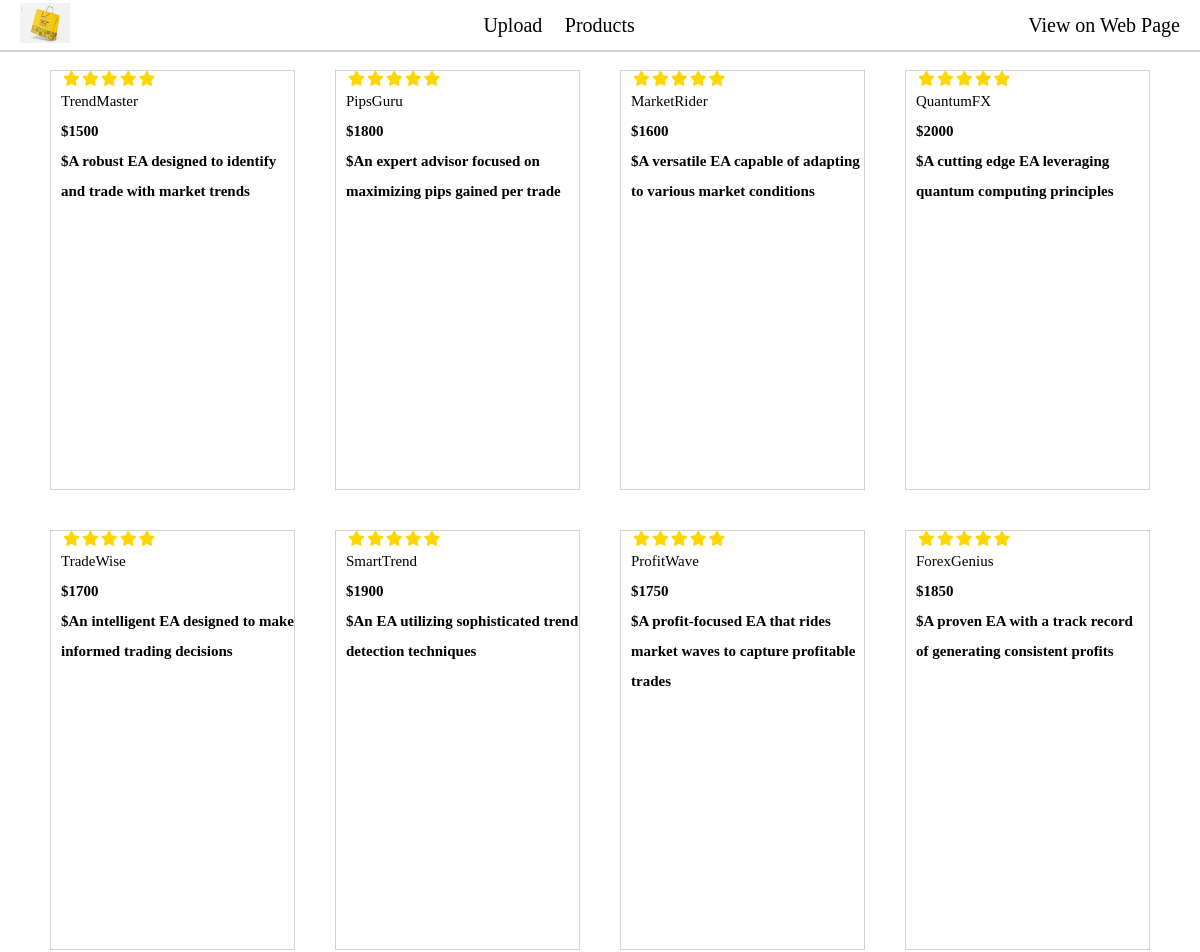
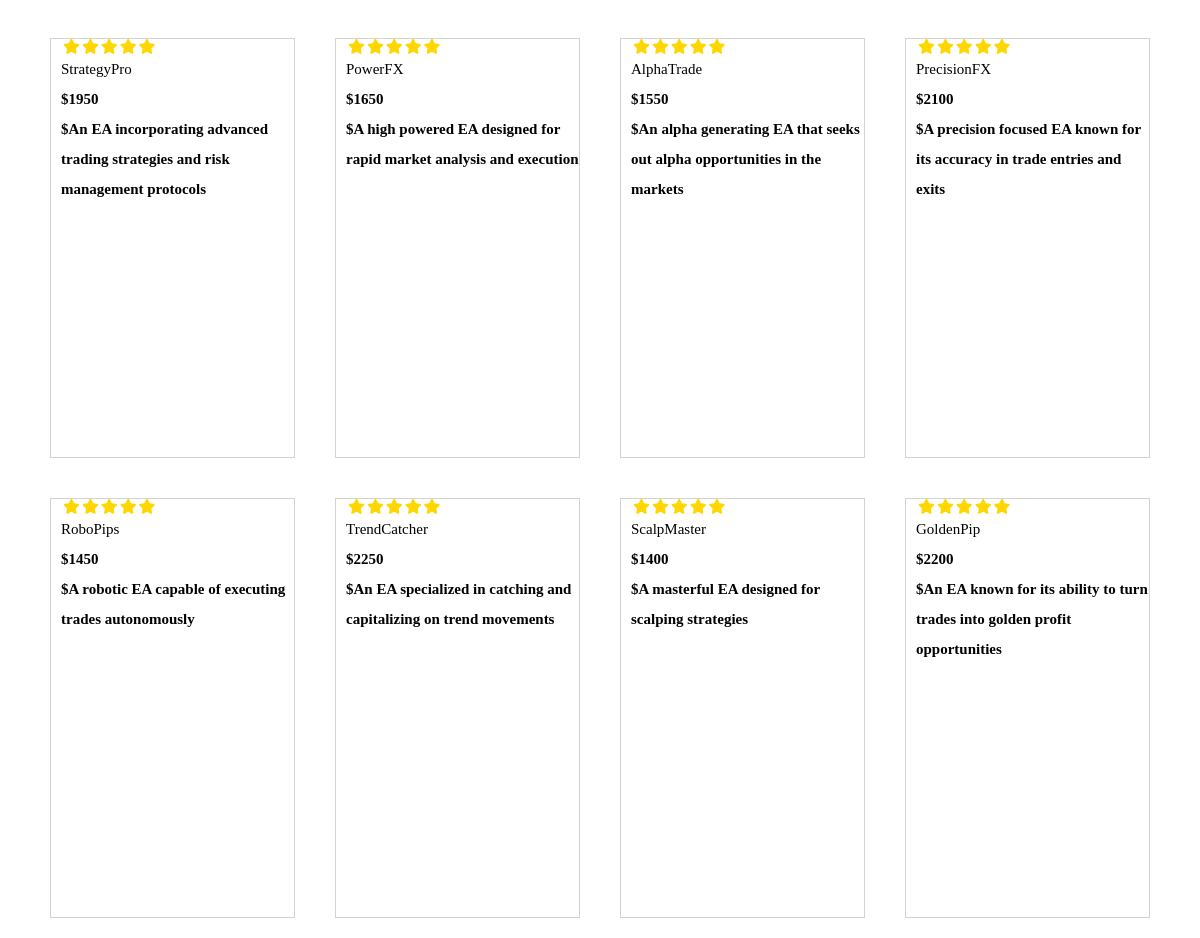
Page /admin/home.php on the committed database (2 pictures, top to bottom).
### tables this page shows
CREATE TABLE IF NOT EXISTS `products` (
  `product_id` int(11) NOT NULL,
  `product_name` varchar(255) NOT NULL,
  `price` int(11) NOT NULL,
  `product_description` varchar(255) NOT NULL
);

### admin/home.php (the view, shortened to what this page needs)
<?php
  require_once 'connection.php';
  $sql = "SELECT * FROM products";
  $all_product = $conn->query($sql);
?>
<!DOCTYPE html>
<html lang="en">
<head>
    <link rel="stylesheet" href="font/css/all.min.css">
    <link rel="stylesheet" href="style.css">
</head>
<body>
    <?php
      include_once 'header.php';
   ?>
   <main>
       <?php
          while($row = mysqli_fetch_assoc($all_product)){
       ?>
       <div class="card">
           <div class="caption">
               <p class="rate">
                    <i class="fas fa-star"></i>
                    <i class="fas fa-star"></i>
                    <i class="fas fa-star"></i>
                    <i class="fas fa-star"></i>
                    <i class="fas fa-star"></i>
               </p>
               <p class="product_name"><?php echo $row["product_name"];  ?></p>
               <p class="price"><b>$<?php echo $row["price"]; ?></b></p>
               <p class="product_description"><b>$<?php echo $row["product_description"]; ?></b></p>
           </div>
       </div>
       <?php
          }
     ?>
   </main>
</body>
</html>

### admin/header.php (shortened to what this page needs)
<!DOCTYPE html>
<html lang="en">
<head>
    <link rel="stylesheet" href="header.css">
</head>
<body>
     <header>
         <h1><a href="home.php"><img style="width: 50px; height: 40px;" src="logo.jpg" alt=""></a></h1>
         <div id="main_tabs">
             <a href="upload.php">Upload</a>
             <a href="Home.php">Products</a>
         </div>
         <a href="../shop.php">View on Web Page</a>
     </header>
</body>
</html>

### admin/style.css (style rules this page uses)
* { padding: 0; margin: 0; box-sizing: border-box; font-family: Cambria, Cochin, Georgia, Times, 'Times New Roman', serif; color: black; }
html { font-size: 62.5%; }
main { max-width: 1500px; width: 95%; margin: 30px auto; display: flex; flex-wrap: wrap; justify-content: space-between; margin: auto; }
main .card { max-width: 300px; flex: 1 1 210px; text-align: center; height: 420px; border: 1px solid lightgray; margin: 20px; }
main .card .caption { padding-left: 1em; text-align: left; line-height: 3em; height: 25%; }
main .card .caption p { font-size: 1.5rem; }
main .card .caption .rate { display: flex; }
main .card .caption .rate i { color: gold; margin-left: 2px; }

### admin/header.css (style rules this page uses)
* { padding: 0; margin: 0; box-sizing: border-box; font-family: Cambria, Cochin, Georgia, Times, 'Times New Roman', serif; text-decoration: none; color: black; }
html { font-size: 62.5%; }
header { display: flex; justify-content: space-between; align-items: center; height: 50px; padding: 0 20px; box-shadow: 1px 1px 1px 1px lightgrey; }
header a { position: relative; font-size: 2rem; }
header #main_tabs a { margin-left: 1em; }

### rows in the picture
products: product_name "TrendMaster", price "1500", product_description "A robust EA designed to identify and trade with market trends"
products: product_name "PipsGuru", price "1800", product_description "An expert advisor focused on maximizing pips gained per trade"
products: product_name "MarketRider", price "1600", product_description "A versatile EA capable of adapting to various market conditions"
products: product_name "QuantumFX", price "2000", product_description "A cutting edge EA leveraging quantum computing principles"
products: product_name "TradeWise", price "1700", product_description "An intelligent EA designed to make informed trading decisions"
products: product_name "SmartTrend", price "1900", product_description "An EA utilizing sophisticated trend detection techniques"
products: product_name "ProfitWave", price "1750", product_description "A profit-focused EA that rides market waves to capture profitable trades"
products: product_name "ForexGenius", price "1850", product_description "A proven EA with a track record of generating consistent profits"
products: product_name "StrategyPro", price "1950", product_description "An EA incorporating advanced trading strategies and risk management protocols"
products: product_name "PowerFX", price "1650", product_description "A high powered EA designed for rapid market analysis and execution"
products: product_name "AlphaTrade", price "1550", product_description "An alpha generating EA that seeks out alpha opportunities in the markets"
products: product_name "PrecisionFX", price "2100", product_description "A precision focused EA known for its accuracy in trade entries and exits"
products: product_name "RoboPips", price "1450", product_description "A robotic EA capable of executing trades autonomously"
products: product_name "TrendCatcher", price "2250", product_description "An EA specialized in catching and capitalizing on trend movements"
products: product_name "ScalpMaster", price "1400", product_description "A masterful EA designed for scalping strategies"
products: product_name "GoldenPip", price "2200", product_description "An EA known for its ability to turn trades into golden profit opportunities"
